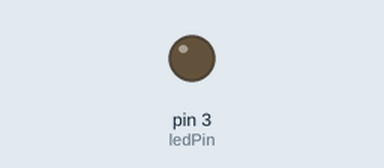
Recording of a sketch running on a simulated Arduino Uno, built with avr-gcc and run on an emulated ATmega328P. On the bench: output pins drawn as LEDs (lit = HIGH).

Above: at 0.05 s.
At 1.2 s:
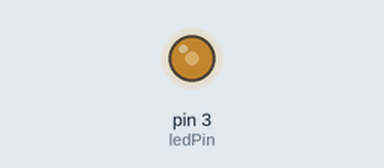
At 2.35 s:
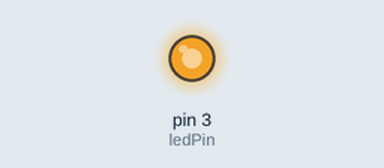
At 4.7 s:
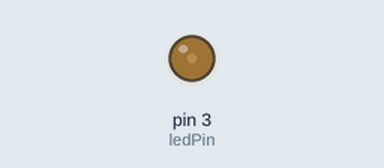
Timing chart, 0 to 6.6 s (numbered marks = the images above):
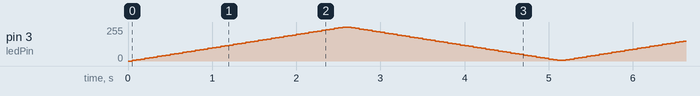

The sketch:

brightness.ino
```cpp
const int ledPin=3;
void setup() {
  // put your setup code here, to run once:

}

void loop() {
  // put your main code here, to run repeatedly:
for(int i=0;i<=255;i+=5){
  analogWrite(ledPin,i);
  delay(50);
  if(i==255){
    while(i>0){
      analogWrite(ledPin,i);
      i-=5;
      delay(50);
    }

  }
}
}
```
